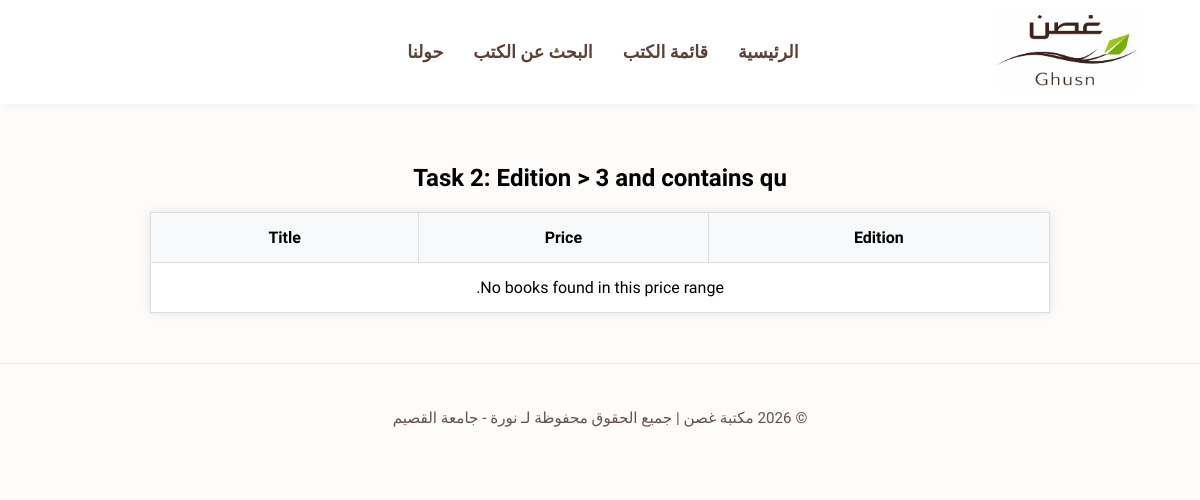
The page /books/lab8/task2/ on the database as committed earlier.
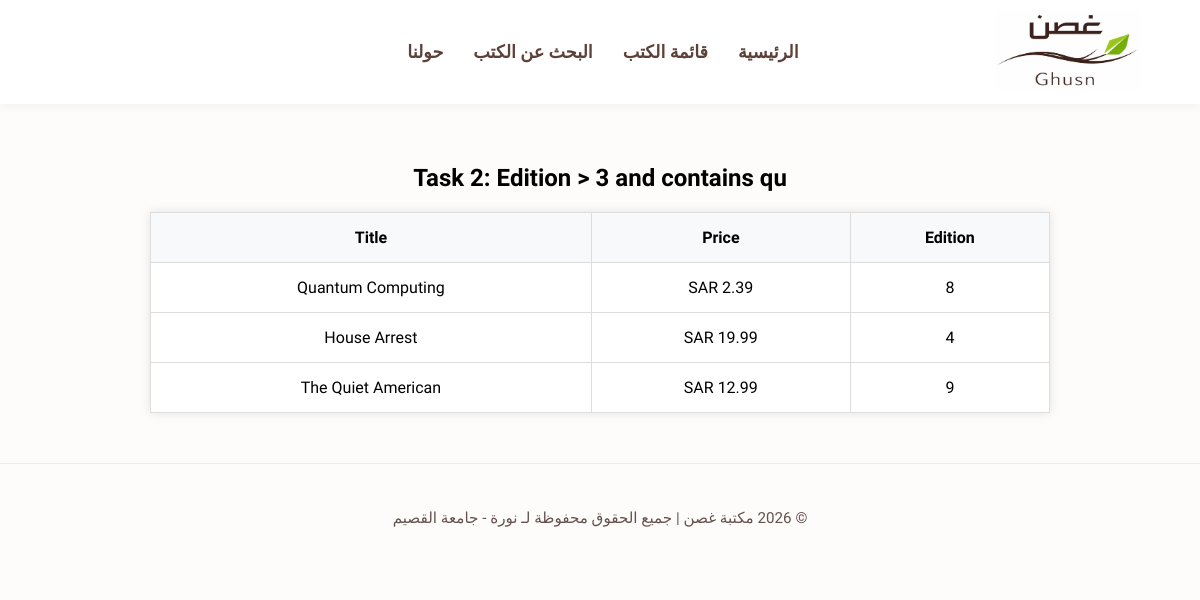
The same page on the database as committed later.
### apps/bookmodule/models.py (models this page shows)
class Book(models.Model):
    title = models.CharField(max_length=50)
    author = models.CharField(max_length=50)
    price = models.FloatField(default=0.0)
    edition = models.SmallIntegerField(default=1)

### apps/bookmodule/views.py (the view)
# urls.py: path('lab8/task2/', views.task2, name="lab8_task2"),
def task2(request):
    query = Q(edition__gt=3) & (Q(title__icontains='qu') | Q(author__icontains='qu'))
    books = Book.objects.filter(query)
    return render(request, 'bookmodule/lab8/task2.html', {'books': books})

### apps/templates/bookmodule/lab8/task2.html
{% extends 'bookmodule/layouts/base.html' %} {% block content %}
<div class="lab8-container"> <h2>Task 2: Edition > 3 and contains qu</h2>
    <table border="1">
        <thead>
            <tr>
                <th>Edition</th>
                <th>Price</th>
                <th>Title</th>
            </tr>
        </thead>
        <tbody>
            {% for book in books %}
            <tr>
                <td>{{ book.edition }}</td>
                <td>{{ book.price }} SAR </td>
                <td>{{ book.title }}</td>
            </tr>
            {% empty %}
            <tr>
                <td colspan="3">No books found in this price range.</td>
            </tr>
            {% endfor %}
        </tbody>
    </table>
</div>
{% endblock %}

Rows that differ between the two databases and show on the page:
now on this page (row edited): Book: edition "8", price "2.39", title "Quantum Computing"
now on this page (row edited): Book: edition "4", price "19.99", title "House Arrest"
now on this page (row edited): Book: edition "9", price "12.99", title "The Quiet American"
Other text that changed with them:
text no longer shown: "No books found in this price range."
